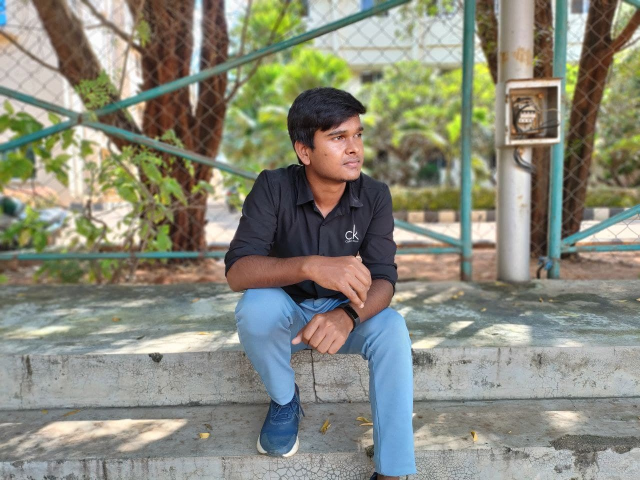
#> input picture image-sketch/sujit.jpg, 1280 x 960 px (shown at 1/2 size)
$ jupyter execute image-sketch.ipynb
#> lines starting #> are read from the running program, lines starting #| are printed output that depends on the picture
[cell 1]
import numpy as np
import matplotlib.pyplot as plt
import seaborn as sns
import pandas as pd
import cv2

[cell 2]
im = cv2.imread('sujit.jpg')
#> im is the input picture: shape (960, 1280, 3); mean B, G, R 123.7, 137.7, 136.8
im_resized = cv2.resize(im, (340, 340), interpolation=cv2.INTER_LINEAR)
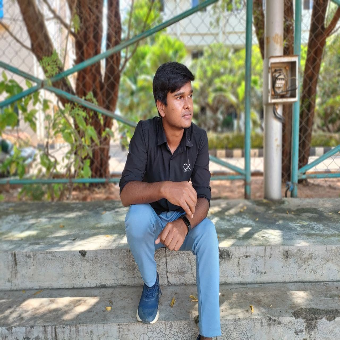
#> im_resized: shape (340, 340, 3); mean B, G, R 123.6, 137.6, 136.7

[cell 3]
plt.imshow(cv2.cvtColor(im_resized, cv2.COLOR_BGR2RGB))
plt.show()

[cell 4]
image_grey = cv2.cvtColor(im, cv2.COLOR_BGR2GRAY)
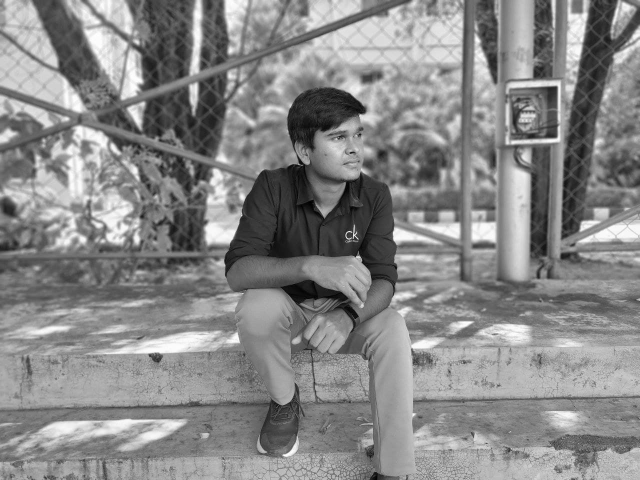
#> image_grey: shape (960, 1280) (shown at 1/2 size); min 0, max 255, mean 135.8
im_resized = cv2.resize(image_grey, (340, 340), interpolation=cv2.INTER_LINEAR)
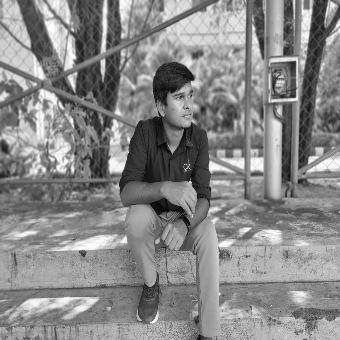
#> im_resized: shape (340, 340); min 0, max 254, mean 135.7
plt.imshow(cv2.cvtColor(im_resized, cv2.COLOR_BGR2RGB))
plt.show()

[cell 5]
image_invert = cv2.bitwise_not(image_grey)
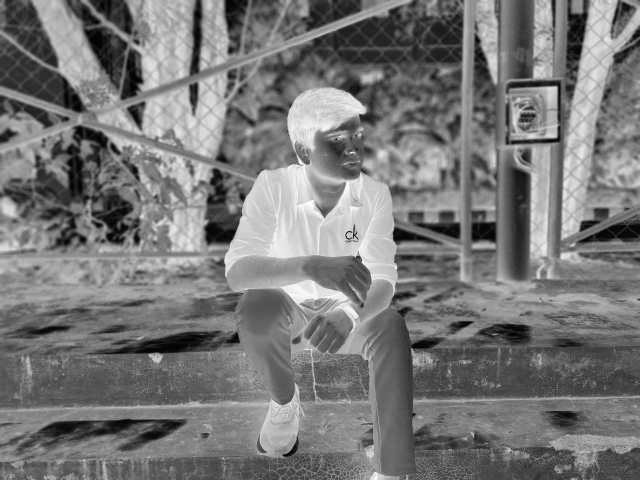
#> image_invert: shape (960, 1280) (shown at 1/2 size); min 0, max 255, mean 119.2
im_resized = cv2.resize(image_invert, (340, 340), interpolation=cv2.INTER_LINEAR)
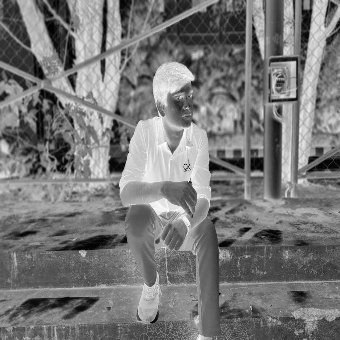
#> im_resized: shape (340, 340); min 0, max 254, mean 119
plt.imshow(cv2.cvtColor(im_resized, cv2.COLOR_BGR2RGB))
plt.show()

[cell 6]
blur = cv2.GaussianBlur(image_invert, (21, 21), 0)
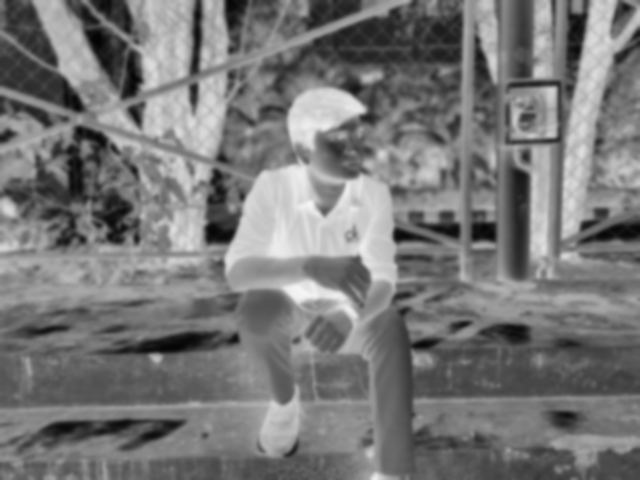
#> blur: shape (960, 1280) (shown at 1/2 size); min 3, max 246, mean 119.2

[cell 7]
blur_invert = 255-blur
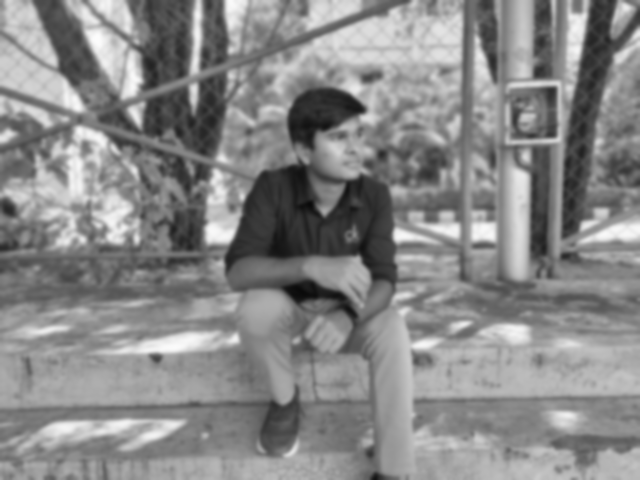
#> blur_invert: shape (960, 1280) (shown at 1/2 size); min 9, max 252, mean 135.8

[cell 8]
final_sketch = cv2.divide(image_grey, blur_invert, scale=256.0)
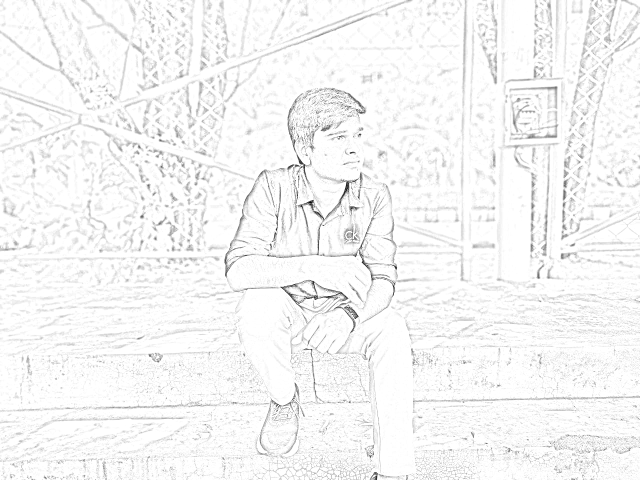
#> final_sketch: shape (960, 1280) (shown at 1/2 size); min 0, max 255, mean 245.5
im_resized = cv2.resize(final_sketch, (340, 340), interpolation=cv2.INTER_LINEAR)
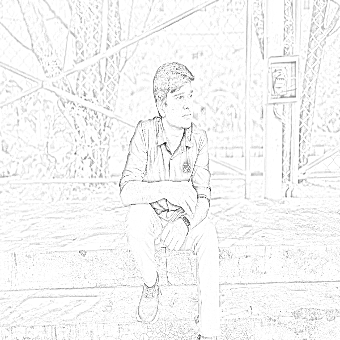
#> im_resized: shape (340, 340); min 8, max 255, mean 245.4
plt.imshow(cv2.cvtColor(im_resized, cv2.COLOR_BGR2RGB))
plt.show()
